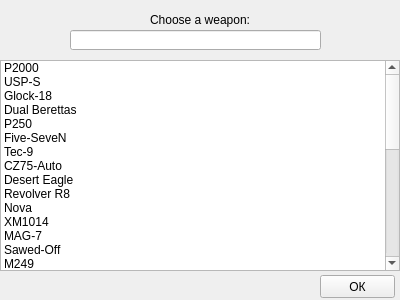
<?xml version="1.0" encoding="UTF-8"?>
<ui version="4.0">
 <class>Form</class>
 <widget class="QWidget" name="Form">
  <property name="geometry">
   <rect>
    <x>0</x>
    <y>0</y>
    <width>400</width>
    <height>300</height>
   </rect>
  </property>
  <property name="sizePolicy">
   <sizepolicy hsizetype="Fixed" vsizetype="Fixed">
    <horstretch>0</horstretch>
    <verstretch>0</verstretch>
   </sizepolicy>
  </property>
  <property name="minimumSize">
   <size>
    <width>400</width>
    <height>300</height>
   </size>
  </property>
  <property name="maximumSize">
   <size>
    <width>400</width>
    <height>300</height>
   </size>
  </property>
  <property name="windowTitle">
   <string>Weapon Selection</string>
  </property>
  <widget class="QListWidget" name="weapons_list">
   <property name="geometry">
    <rect>
     <x>0</x>
     <y>60</y>
     <width>400</width>
     <height>211</height>
    </rect>
   </property>
   <item>
    <property name="text">
     <string>P2000</string>
    </property>
    <property name="icon">
     <iconset>
      <normaloff>../icons/p2000.png</normaloff>../icons/p2000.png</iconset>
    </property>
   </item>
   <item>
    <property name="text">
     <string>USP-S</string>
    </property>
    <property name="icon">
     <iconset>
      <normaloff>../icons/USP-S.png</normaloff>../icons/USP-S.png</iconset>
    </property>
   </item>
   <item>
    <property name="text">
     <string>Glock-18</string>
    </property>
    <property name="icon">
     <iconset>
      <normaloff>../icons/Glock-18.png</normaloff>../icons/Glock-18.png</iconset>
    </property>
   </item>
   <item>
    <property name="text">
     <string>Dual Berettas</string>
    </property>
    <property name="icon">
     <iconset>
      <normaloff>../icons/Dual Berettas.png</normaloff>../icons/Dual Berettas.png</iconset>
    </property>
   </item>
   <item>
    <property name="text">
     <string>P250</string>
    </property>
    <property name="icon">
     <iconset>
      <normaloff>../icons/P250.png</normaloff>../icons/P250.png</iconset>
    </property>
   </item>
   <item>
    <property name="text">
     <string>Five-SeveN</string>
    </property>
    <property name="icon">
     <iconset>
      <normaloff>../icons/Five-SeveN.png</normaloff>../icons/Five-SeveN.png</iconset>
    </property>
   </item>
   <item>
    <property name="text">
     <string>Tec-9</string>
    </property>
    <property name="icon">
     <iconset>
      <normaloff>../icons/Tec-9.png</normaloff>../icons/Tec-9.png</iconset>
    </property>
   </item>
   <item>
    <property name="text">
     <string>CZ75-Auto</string>
    </property>
    <property name="icon">
     <iconset>
      <normaloff>../icons/CZ75-Auto.png</normaloff>../icons/CZ75-Auto.png</iconset>
    </property>
   </item>
   <item>
    <property name="text">
     <string>Desert Eagle</string>
    </property>
    <property name="icon">
     <iconset>
      <normaloff>../icons/Desert Eagle.png</normaloff>../icons/Desert Eagle.png</iconset>
    </property>
   </item>
   <item>
    <property name="text">
     <string>Revolver R8</string>
    </property>
    <property name="icon">
     <iconset>
      <normaloff>../icons/Revolver R8.png</normaloff>../icons/Revolver R8.png</iconset>
    </property>
   </item>
   <item>
    <property name="text">
     <string>Nova</string>
    </property>
    <property name="icon">
     <iconset>
      <normaloff>../icons/Nova.png</normaloff>../icons/Nova.png</iconset>
    </property>
   </item>
   <item>
    <property name="text">
     <string>XM1014</string>
    </property>
    <property name="icon">
     <iconset>
      <normaloff>../icons/XM1014.png</normaloff>../icons/XM1014.png</iconset>
    </property>
   </item>
   <item>
    <property name="text">
     <string>MAG-7</string>
    </property>
    <property name="icon">
     <iconset>
      <normaloff>../icons/MAG-7.png</normaloff>../icons/MAG-7.png</iconset>
    </property>
   </item>
   <item>
    <property name="text">
     <string>Sawed-Off</string>
    </property>
    <property name="icon">
     <iconset>
      <normaloff>../icons/Sawed-Off.png</normaloff>../icons/Sawed-Off.png</iconset>
    </property>
   </item>
   <item>
    <property name="text">
     <string>M249</string>
    </property>
    <property name="icon">
     <iconset>
      <normaloff>../icons/M249.png</normaloff>../icons/M249.png</iconset>
    </property>
   </item>
   <item>
    <property name="text">
     <string>Negev</string>
    </property>
    <property name="icon">
     <iconset>
      <normaloff>../icons/Negev.png</normaloff>../icons/Negev.png</iconset>
    </property>
   </item>
   <item>
    <property name="text">
     <string>MAC-10</string>
    </property>
    <property name="icon">
     <iconset>
      <normaloff>../icons/MAC-10.png</normaloff>../icons/MAC-10.png</iconset>
    </property>
   </item>
   <item>
    <property name="text">
     <string>MP9</string>
    </property>
    <property name="icon">
     <iconset>
      <normaloff>../icons/MP9.png</normaloff>../icons/MP9.png</iconset>
    </property>
   </item>
   <item>
    <property name="text">
     <string>MP7</string>
    </property>
    <property name="icon">
     <iconset>
      <normaloff>../icons/MP7.png</normaloff>../icons/MP7.png</iconset>
    </property>
   </item>
   <item>
    <property name="text">
     <string>MP5-SD</string>
    </property>
    <property name="icon">
     <iconset>
      <normaloff>../icons/MP5-SD.png</normaloff>../icons/MP5-SD.png</iconset>
    </property>
   </item>
   <item>
    <property name="text">
     <string>UMP-45</string>
    </property>
    <property name="icon">
     <iconset>
      <normaloff>../icons/UMP-45.png</normaloff>../icons/UMP-45.png</iconset>
    </property>
   </item>
   <item>
    <property name="text">
     <string>P90</string>
    </property>
    <property name="icon">
     <iconset>
      <normaloff>../icons/P90.png</normaloff>../icons/P90.png</iconset>
    </property>
   </item>
   <item>
    <property name="text">
     <string>PP-19 Bison</string>
    </property>
    <property name="icon">
     <iconset>
      <normaloff>../icons/PP-19 Bison.png</normaloff>../icons/PP-19 Bison.png</iconset>
    </property>
   </item>
   <item>
    <property name="text">
     <string>FAMAS</string>
    </property>
    <property name="icon">
     <iconset>
      <normaloff>../icons/FAMAS.png</normaloff>../icons/FAMAS.png</iconset>
    </property>
   </item>
   <item>
    <property name="text">
     <string>Automatic &quot;Galil&quot;</string>
    </property>
    <property name="icon">
     <iconset>
      <normaloff>../icons/Automatic Galil.png</normaloff>../icons/Automatic Galil.png</iconset>
    </property>
   </item>
   <item>
    <property name="text">
     <string>M4A1-S</string>
    </property>
    <property name="icon">
     <iconset>
      <normaloff>../icons/M4A1-S.png</normaloff>../icons/M4A1-S.png</iconset>
    </property>
   </item>
   <item>
    <property name="text">
     <string>AK-47</string>
    </property>
    <property name="icon">
     <iconset>
      <normaloff>../icons/AK-47.png</normaloff>../icons/AK-47.png</iconset>
    </property>
   </item>
   <item>
    <property name="text">
     <string>M4A4</string>
    </property>
    <property name="icon">
     <iconset>
      <normaloff>../icons/M4A4.png</normaloff>../icons/M4A4.png</iconset>
    </property>
   </item>
   <item>
    <property name="text">
     <string>AUG</string>
    </property>
    <property name="icon">
     <iconset>
      <normaloff>../icons/AUG.png</normaloff>../icons/AUG.png</iconset>
    </property>
   </item>
   <item>
    <property name="text">
     <string>SG 553</string>
    </property>
    <property name="icon">
     <iconset>
      <normaloff>../icons/SG 553.png</normaloff>../icons/SG 553.png</iconset>
    </property>
   </item>
   <item>
    <property name="text">
     <string>SSG 08</string>
    </property>
    <property name="icon">
     <iconset>
      <normaloff>../icons/SSG 08.png</normaloff>../icons/SSG 08.png</iconset>
    </property>
   </item>
   <item>
    <property name="text">
     <string>AWP</string>
    </property>
    <property name="icon">
     <iconset>
      <normaloff>../icons/AWP.png</normaloff>../icons/AWP.png</iconset>
    </property>
   </item>
   <item>
    <property name="text">
     <string>SCAR-20</string>
    </property>
    <property name="icon">
     <iconset>
      <normaloff>../icons/SCAR-20.png</normaloff>../icons/SCAR-20.png</iconset>
    </property>
   </item>
   <item>
    <property name="text">
     <string>G3SG1</string>
    </property>
    <property name="icon">
     <iconset>
      <normaloff>../icons/G3SG1.png</normaloff>../icons/G3SG1.png</iconset>
    </property>
   </item>
  </widget>
  <widget class="QLabel" name="label">
   <property name="geometry">
    <rect>
     <x>150</x>
     <y>10</y>
     <width>101</width>
     <height>20</height>
    </rect>
   </property>
   <property name="text">
    <string>Choose a weapon:</string>
   </property>
  </widget>
  <widget class="QLineEdit" name="choose_weapon">
   <property name="geometry">
    <rect>
     <x>70</x>
     <y>30</y>
     <width>251</width>
     <height>20</height>
    </rect>
   </property>
   <property name="readOnly">
    <bool>false</bool>
   </property>
  </widget>
  <widget class="QPushButton" name="ok_button">
   <property name="geometry">
    <rect>
     <x>320</x>
     <y>275</y>
     <width>75</width>
     <height>23</height>
    </rect>
   </property>
   <property name="text">
    <string>ОК</string>
   </property>
  </widget>
 </widget>
 <resources/>
 <connections/>
</ui>
